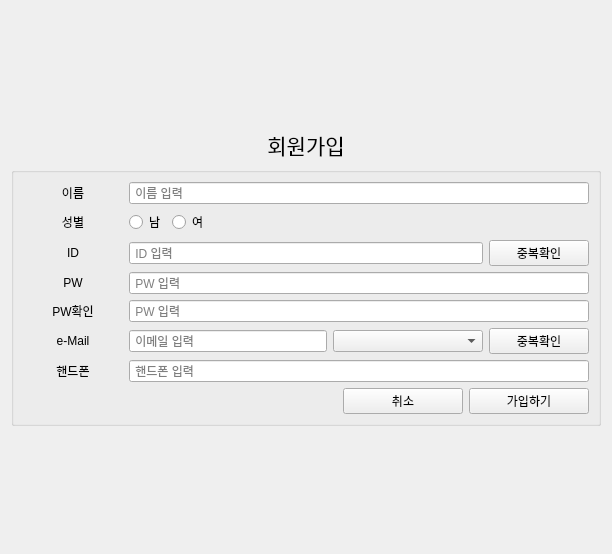
<?xml version="1.0" encoding="UTF-8"?>
<ui version="4.0">
 <class>Sign</class>
 <widget class="QWidget" name="Sign">
  <property name="geometry">
   <rect>
    <x>0</x>
    <y>0</y>
    <width>612</width>
    <height>554</height>
   </rect>
  </property>
  <property name="windowTitle">
   <string>Form</string>
  </property>
  <layout class="QVBoxLayout" name="verticalLayout_4">
   <item>
    <spacer name="verticalSpacer_2">
     <property name="orientation">
      <enum>Qt::Orientation::Vertical</enum>
     </property>
     <property name="sizeHint" stdset="0">
      <size>
       <width>20</width>
       <height>40</height>
      </size>
     </property>
    </spacer>
   </item>
   <item>
    <layout class="QVBoxLayout" name="verticalLayout">
     <item>
      <widget class="QLabel" name="joinlabel">
       <property name="text">
        <string>&lt;html&gt;&lt;head/&gt;&lt;body&gt;&lt;p align=&quot;center&quot;&gt;&lt;span style=&quot; font-size:16pt;&quot;&gt;회원가입&lt;/span&gt;&lt;/p&gt;&lt;/body&gt;&lt;/html&gt;</string>
       </property>
      </widget>
     </item>
     <item>
      <widget class="QGroupBox" name="groupBox">
       <property name="title">
        <string/>
       </property>
       <layout class="QVBoxLayout" name="verticalLayout_3">
        <item>
         <layout class="QVBoxLayout" name="verticalLayout_2">
          <item>
           <layout class="QHBoxLayout" name="horizontalLayout_8">
            <item>
             <widget class="QLabel" name="namelabel">
              <property name="minimumSize">
               <size>
                <width>100</width>
                <height>0</height>
               </size>
              </property>
              <property name="text">
               <string>&lt;html&gt;&lt;head/&gt;&lt;body&gt;&lt;p align=&quot;center&quot;&gt;이름&lt;/p&gt;&lt;/body&gt;&lt;/html&gt;</string>
              </property>
             </widget>
            </item>
            <item>
             <widget class="QLineEdit" name="nameEdit">
              <property name="placeholderText">
               <string> 이름 입력</string>
              </property>
             </widget>
            </item>
           </layout>
          </item>
          <item>
           <layout class="QHBoxLayout" name="horizontalLayout_7">
            <item>
             <widget class="QLabel" name="genderlabel">
              <property name="minimumSize">
               <size>
                <width>100</width>
                <height>0</height>
               </size>
              </property>
              <property name="text">
               <string>&lt;html&gt;&lt;head/&gt;&lt;body&gt;&lt;p align=&quot;center&quot;&gt;성별&lt;/p&gt;&lt;/body&gt;&lt;/html&gt;</string>
              </property>
             </widget>
            </item>
            <item>
             <widget class="QRadioButton" name="manBtn">
              <property name="text">
               <string>남</string>
              </property>
             </widget>
            </item>
            <item>
             <widget class="QRadioButton" name="girlBtn">
              <property name="text">
               <string>여</string>
              </property>
             </widget>
            </item>
            <item>
             <spacer name="horizontalSpacer_2">
              <property name="orientation">
               <enum>Qt::Orientation::Horizontal</enum>
              </property>
              <property name="sizeHint" stdset="0">
               <size>
                <width>40</width>
                <height>20</height>
               </size>
              </property>
             </spacer>
            </item>
           </layout>
          </item>
          <item>
           <layout class="QHBoxLayout" name="horizontalLayout_6">
            <item>
             <widget class="QLabel" name="idlabel">
              <property name="minimumSize">
               <size>
                <width>100</width>
                <height>0</height>
               </size>
              </property>
              <property name="text">
               <string>&lt;html&gt;&lt;head/&gt;&lt;body&gt;&lt;p align=&quot;center&quot;&gt;ID&lt;/p&gt;&lt;/body&gt;&lt;/html&gt;</string>
              </property>
             </widget>
            </item>
            <item>
             <widget class="QLineEdit" name="idEdit">
              <property name="placeholderText">
               <string> ID 입력</string>
              </property>
             </widget>
            </item>
            <item>
             <widget class="QPushButton" name="idcheckBtn">
              <property name="minimumSize">
               <size>
                <width>100</width>
                <height>0</height>
               </size>
              </property>
              <property name="text">
               <string>중복확인</string>
              </property>
             </widget>
            </item>
           </layout>
          </item>
          <item>
           <layout class="QHBoxLayout" name="horizontalLayout_4">
            <item>
             <widget class="QLabel" name="pwlabel">
              <property name="minimumSize">
               <size>
                <width>100</width>
                <height>0</height>
               </size>
              </property>
              <property name="text">
               <string>&lt;html&gt;&lt;head/&gt;&lt;body&gt;&lt;p align=&quot;center&quot;&gt;PW&lt;/p&gt;&lt;/body&gt;&lt;/html&gt;</string>
              </property>
             </widget>
            </item>
            <item>
             <widget class="QLineEdit" name="pwEdit">
              <property name="text">
               <string/>
              </property>
              <property name="placeholderText">
               <string> PW 입력</string>
              </property>
             </widget>
            </item>
           </layout>
          </item>
          <item>
           <layout class="QHBoxLayout" name="horizontalLayout">
            <item>
             <widget class="QLabel" name="pwchecklabel">
              <property name="minimumSize">
               <size>
                <width>100</width>
                <height>0</height>
               </size>
              </property>
              <property name="text">
               <string>&lt;html&gt;&lt;head/&gt;&lt;body&gt;&lt;p align=&quot;center&quot;&gt;PW확인&lt;/p&gt;&lt;/body&gt;&lt;/html&gt;</string>
              </property>
             </widget>
            </item>
            <item>
             <widget class="QLineEdit" name="pwcheckEdit">
              <property name="text">
               <string/>
              </property>
              <property name="placeholderText">
               <string> PW 입력</string>
              </property>
             </widget>
            </item>
           </layout>
          </item>
          <item>
           <layout class="QHBoxLayout" name="horizontalLayout_2">
            <item>
             <widget class="QLabel" name="emaillabel">
              <property name="minimumSize">
               <size>
                <width>100</width>
                <height>0</height>
               </size>
              </property>
              <property name="text">
               <string>&lt;html&gt;&lt;head/&gt;&lt;body&gt;&lt;p align=&quot;center&quot;&gt;e-Mail&lt;/p&gt;&lt;/body&gt;&lt;/html&gt;</string>
              </property>
             </widget>
            </item>
            <item>
             <widget class="QLineEdit" name="emailEdit">
              <property name="minimumSize">
               <size>
                <width>150</width>
                <height>0</height>
               </size>
              </property>
              <property name="placeholderText">
               <string> 이메일 입력</string>
              </property>
             </widget>
            </item>
            <item>
             <widget class="QComboBox" name="domain">
              <property name="minimumSize">
               <size>
                <width>150</width>
                <height>0</height>
               </size>
              </property>
              <item>
               <property name="text">
                <string/>
               </property>
              </item>
              <item>
               <property name="text">
                <string>직접 입력</string>
               </property>
              </item>
              <item>
               <property name="text">
                <string>naver.com</string>
               </property>
              </item>
              <item>
               <property name="text">
                <string>gmail.com</string>
               </property>
              </item>
             </widget>
            </item>
            <item>
             <widget class="QPushButton" name="emailcheckBtn">
              <property name="minimumSize">
               <size>
                <width>100</width>
                <height>0</height>
               </size>
              </property>
              <property name="text">
               <string>중복확인</string>
              </property>
             </widget>
            </item>
           </layout>
          </item>
          <item>
           <layout class="QHBoxLayout" name="horizontalLayout_3">
            <item>
             <widget class="QLabel" name="phonelabel">
              <property name="minimumSize">
               <size>
                <width>100</width>
                <height>0</height>
               </size>
              </property>
              <property name="text">
               <string>&lt;html&gt;&lt;head/&gt;&lt;body&gt;&lt;p align=&quot;center&quot;&gt;핸드폰&lt;/p&gt;&lt;/body&gt;&lt;/html&gt;</string>
              </property>
             </widget>
            </item>
            <item>
             <widget class="QLineEdit" name="phoneEdit">
              <property name="placeholderText">
               <string> 핸드폰 입력</string>
              </property>
             </widget>
            </item>
           </layout>
          </item>
         </layout>
        </item>
        <item>
         <layout class="QHBoxLayout" name="horizontalLayout_9">
          <item>
           <spacer name="horizontalSpacer">
            <property name="orientation">
             <enum>Qt::Orientation::Horizontal</enum>
            </property>
            <property name="sizeHint" stdset="0">
             <size>
              <width>40</width>
              <height>20</height>
             </size>
            </property>
           </spacer>
          </item>
          <item>
           <widget class="QPushButton" name="exitBtn">
            <property name="minimumSize">
             <size>
              <width>120</width>
              <height>0</height>
             </size>
            </property>
            <property name="text">
             <string>취소</string>
            </property>
           </widget>
          </item>
          <item>
           <widget class="QPushButton" name="joinBtn">
            <property name="minimumSize">
             <size>
              <width>120</width>
              <height>0</height>
             </size>
            </property>
            <property name="text">
             <string>가입하기</string>
            </property>
           </widget>
          </item>
         </layout>
        </item>
       </layout>
      </widget>
     </item>
    </layout>
   </item>
   <item>
    <spacer name="verticalSpacer">
     <property name="orientation">
      <enum>Qt::Orientation::Vertical</enum>
     </property>
     <property name="sizeHint" stdset="0">
      <size>
       <width>20</width>
       <height>40</height>
      </size>
     </property>
    </spacer>
   </item>
  </layout>
 </widget>
 <resources/>
 <connections/>
</ui>
